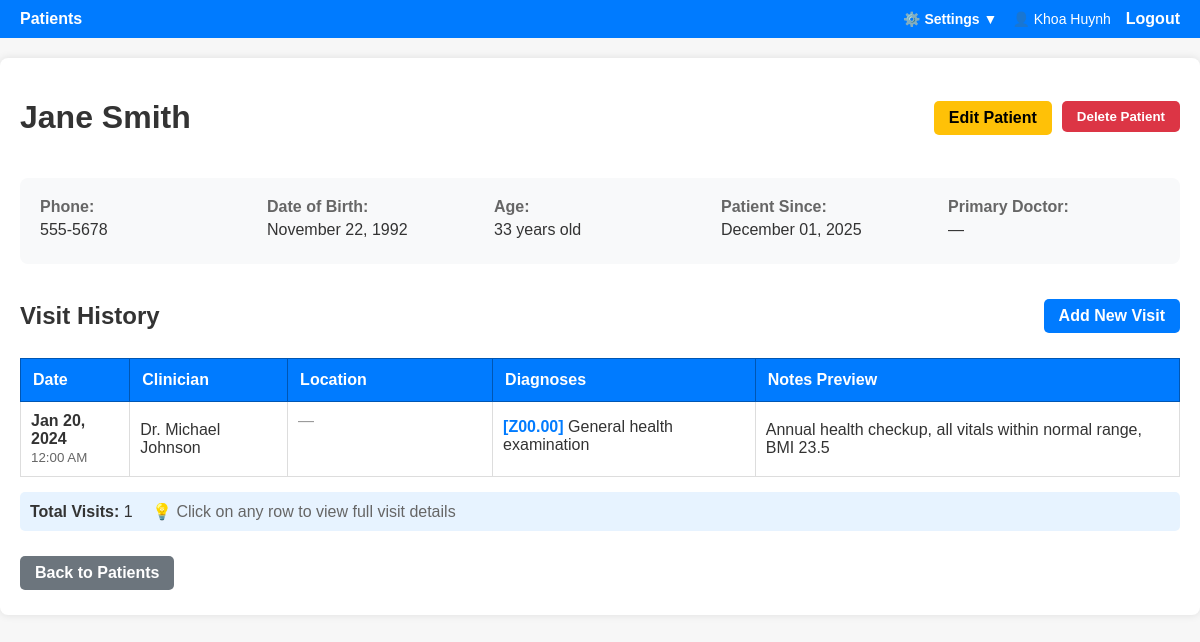
Before: /patients/2 (signed in) with the older database file.
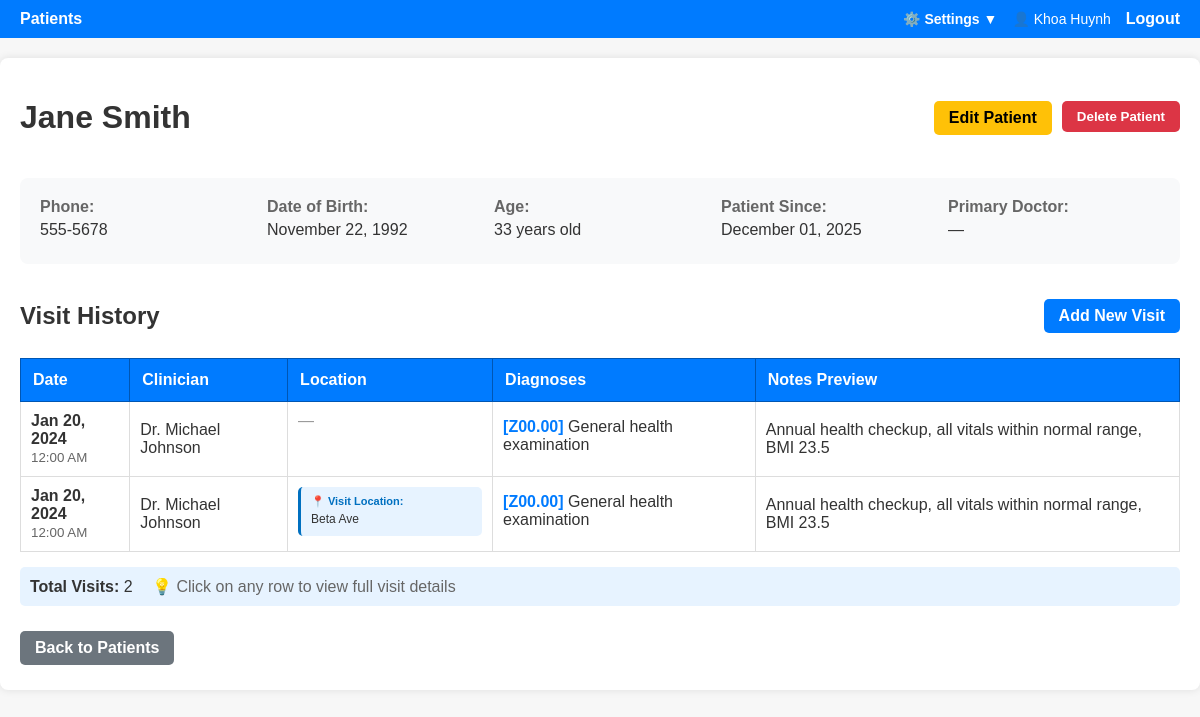
After: the same page with the newer database file.
### doctor_app/models.py (models this page shows, shortened)
class Visit(db.Model):
    id = db.Column(db.Integer, primary_key=True)
    patient_id = db.Column(
        db.Integer, db.ForeignKey("patient.id"), nullable=False, index=True
    )
    visit_date = db.Column(db.DateTime, default=datetime.utcnow, index=True)
    clinician = db.Column(db.String(120), nullable=True)
    notes = db.Column(db.Text, nullable=True)
    created_by = db.Column(db.Integer, db.ForeignKey("user.id"), nullable=True)
    diagnoses = db.relationship(
        "Diagnosis", backref="visit", lazy=True, cascade="all, delete-orphan"
    )

class Diagnosis(db.Model):
    id = db.Column(db.Integer, primary_key=True)
    visit_id = db.Column(
        db.Integer, db.ForeignKey("visit.id"), nullable=False, index=True
    )
    code = db.Column(db.String(20), nullable=True)
    description = db.Column(db.String(255), nullable=False)

class User(UserMixin, db.Model):
    id = db.Column(db.Integer, primary_key=True)
    username = db.Column(db.String(80), unique=True, nullable=False)
    password_hash = db.Column(db.String(255), nullable=False)
    role = db.Column(db.String(20), default="doctor")  # 'admin' or 'doctor'
    full_name = db.Column(db.String(120), nullable=True)
    email = db.Column(db.String(120), nullable=True)
    location = db.Column(
        db.String(255), nullable=True
    )  # UPDATED: Increased to 255 for full addresses
    created_at = db.Column(db.DateTime, default=datetime.utcnow)
    is_active = db.Column(db.Boolean, default=True)
    visits = db.relationship(
        "Visit", backref="creator", lazy=True, foreign_keys="Visit.created_by"
    )
    patients = db.relationship("Patient", backref="primary_doctor", lazy=True)
    def is_admin(self):
        return self.role == "admin"

### doctor_app/patients/routes.py (the view)
@bp.route("/<int:patient_id>", methods=["GET"])
@login_required
def patient_detail(patient_id):
    patient = Patient.query.get_or_404(patient_id)
    visits = patient.visits
    return render_template(
        "patients/detail.html", patient=patient, visits=visits, now=datetime.now()
    )

### doctor_app/auth/routes.py (called while the page is built)
@login_manager.user_loader
def load_user(user_id):
    return User.query.get(int(user_id))

### doctor_app/templates/patients/detail.html (shortened to what the changed rows need)
{% extends 'base.html' %}
{% block content %}
<div style="display: flex; justify-content: space-between; align-items: center; margin-bottom: 20px;">
    <h1>{{ patient.full_name }}</h1>
    <div style="display: flex; gap: 10px;">
    </div>
</div>
<div style="background: #f8f9fa; padding: 20px; border-radius: 8px; margin-bottom: 20px;">
    <div style="display: grid; grid-template-columns: repeat(auto-fit, minmax(200px, 1fr)); gap: 15px;">
    </div>
</div>
<div style="display: flex; justify-content: space-between; align-items: center; margin: 30px 0 15px 0;">
    <h2 style="margin: 0;">Visit History</h2>
    <a href="{{ url_for('visits.new_visit', patient_id=patient.id) }}" class="btn">Add New Visit</a>
</div>
{% if visits %}
<table style="width: 100%; border-collapse: collapse;">
    <thead>
        <tr style="background: #007bff; color: white;">
            <th style="padding: 12px; text-align: left; border: 1px solid #0056b3;">Date</th>
            <th style="padding: 12px; text-align: left; border: 1px solid #0056b3;">Clinician</th>
            <th style="padding: 12px; text-align: left; border: 1px solid #0056b3; min-width: 180px;">Location</th>
            <th style="padding: 12px; text-align: left; border: 1px solid #0056b3;">Diagnoses</th>
            <th style="padding: 12px; text-align: left; border: 1px solid #0056b3;">Notes Preview</th>
        </tr>
    </thead>
    <tbody>
        {% for v in visits|sort(attribute='visit_date', reverse=True) %}
        <tr style="cursor: pointer;" onclick="window.location='{{ url_for('visits.visit_detail', visit_id=v.id) }}';" onmouseover="this.style.backgroundColor='#f0f8ff';" onmouseout="this.style.backgroundColor='';">
            <td style="padding: 10px; border: 1px solid #ddd;">
                <strong>{{ v.visit_date.strftime('%b %d, %Y') }}</strong><br>
                <small style="color: #666;">{{ v.visit_date.strftime('%I:%M %p') }}</small>
            </td>
            <td style="padding: 10px; border: 1px solid #ddd;">
                {{ v.clinician or '—' }}
            </td>
            <td style="padding: 10px; border: 1px solid #ddd; vertical-align: top;">
                {% if v.creator and v.creator.location %}
                    <div style="background: #e7f3ff; padding: 8px 10px; border-radius: 5px; border-left: 3px solid #0070c0;">
                        <div style="font-weight: bold; color: #0070c0; margin-bottom: 3px; font-size: 11px;">
                            📍 Visit Location:
                        </div>
                        <div style="font-size: 12px; line-height: 1.4; white-space: pre-line;">{{ v.creator.location }}</div>
                    </div>
                {% elif v.creator %}
                    <span style="background: #f8f9fa; color: #666; padding: 6px 10px; border-radius: 3px; font-size: 12px; display: inline-block; border: 1px dashed #ddd;">
                        📍 No Address Set
                    </span>
                {% else %}
                    <span style="color: #999;">—</span>
                {% endif %}
            </td>
            <td style="padding: 10px; border: 1px solid #ddd;">
                {% if v.diagnoses %}
                    {% for d in v.diagnoses %}
                        <div style="margin-bottom: 5px;">
                            {% if d.code %}<strong style="color: #007bff;">[{{ d.code }}]</strong>{% endif %}
                            {{ d.description }}
                        </div>
                    {% endfor %}
                {% else %}
                    <span style="color: #999;">No diagnoses</span>
                {% endif %}
            </td>
            <td style="padding: 10px; border: 1px solid #ddd;">
                {% if v.notes %}
                    {{ v.notes[:80] }}{% if v.notes|length > 80 %}...{% endif %}
                {% else %}
                    <span style="color: #999;">No notes</span>
                {% endif %}
            </td>
        </tr>
        {% endfor %}
    </tbody>
</table>
<div style="margin-top: 15px; padding: 10px; background: #e7f3ff; border-radius: 5px;">
    <strong>Total Visits:</strong> {{ visits|length }}
    <span style="margin-left: 15px; color: #666;">💡 Click on any row to view full visit details</span>
</div>
{% endif %}
<div style="margin-top: 20px;">
    <a href="{{ url_for('patients.list_patients') }}" class="btn" style="background: #6c757d;">Back to Patients</a>
</div>
{% endblock %}

Changed rows visible on the page:
added Visit: visit_date "Jan 20, 2024", visit_date "12:00 AM", clinician "Dr. Michael Johnson", creator.location "Beta Ave", notes "Annual health checkup, all vitals within normal range, BMI 23.5"
added Diagnosis: code "Z00.00", description "General health examination", shown under "Jan 20, 2024"
Other visible differences:
{{ visits|length }}: "1" → "2"
